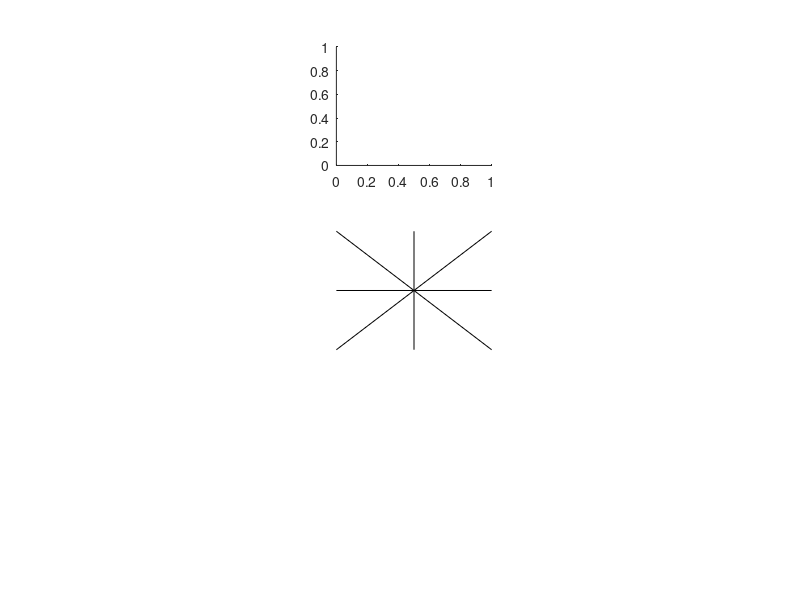

Source code (MATLAB): (Note: this script raises an error after producing the figure.)
%plot middle angle directions
subplot(3,3,5);
hold on;
plot([0 2],[1 1],'k',[1 1],[0 2],'k',[0 2],[0 2],'k',[0 2],[2 0],'k')
xlim([0 2])
ylim([0 2])
set(gca,'visible','off');

%plot k = 0
subplot(3,3,2);
histogram(spike_counts_per_angle{1},'Normalization','probability');
spike_counts = spike_counts_per_angle{1};
spike_counts_normalized = spike_counts/sum(spike_counts);
lambda = poissfit(spike_counts);
x = 1:100;
y = poisspdf(x,lambda);
hold on;
plot(x,y);
ylabel('Normalized Distribution')
xlabel('Spike Counts')
title('Angle = 0');
xlim([0 100])
ylim([0 0.2])

%plot k = 1
subplot(3,3,3);
histogram(spike_counts_per_angle{2},'Normalization','probability');
spike_counts = spike_counts_per_angle{2};
spike_counts_normalized = spike_counts/sum(spike_counts);
lambda = poissfit(spike_counts);
x = 1:100;
y = poisspdf(x,lambda);
hold on;
plot(x,y);
ylabel('Normalized Distribution')
xlabel('Spike Counts')
title('Angle = pi/4');
xlim([0 100])
ylim([0 0.2])

%plot k = 2
subplot(3,3,6);
histogram(spike_counts_per_angle{3},'Normalization','probability');
spike_counts = spike_counts_per_angle{3};
spike_counts_normalized = spike_counts/sum(spike_counts);
lambda = poissfit(spike_counts);
x = 1:100;
y = poisspdf(x,lambda);
hold on;
plot(x,y);
ylabel('Normalized Distribution')
xlabel('Spike Counts')
title('Angle = pi/2');
xlim([0 100])
ylim([0 0.2])

%plot k = 3
subplot(3,3,9);
histogram(spike_counts_per_angle{4},'Normalization','probability');
spike_counts = spike_counts_per_angle{4};
spike_counts_normalized = spike_counts/sum(spike_counts);
lambda = poissfit(spike_counts);
x = 1:100;
y = poisspdf(x,lambda);
hold on;
plot(x,y);
ylabel('Normalized Distribution')
xlabel('Spike Counts')
title('Angle = 3pi/4');
xlim([0 100])
ylim([0 0.2])

%plot k = 4
subplot(3,3,8);
histogram(spike_counts_per_angle{5},'Normalization','probability');
spike_counts = spike_counts_per_angle{5};
spike_counts_normalized = spike_counts/sum(spike_counts);
lambda = poissfit(spike_counts);
x = 1:100;
y = poisspdf(x,lambda);
hold on;
plot(x,y);
ylabel('Normalized Distribution')
xlabel('Spike Counts')
title('Angle = pi');
xlim([0 100])
ylim([0 0.2])

%plot k = 5
subplot(3,3,7);
histogram(spike_counts_per_angle{6},'Normalization','probability');
spike_counts = spike_counts_per_angle{6};
spike_counts_normalized = spike_counts/sum(spike_counts);
lambda = poissfit(spike_counts);
x = 1:100;
y = poisspdf(x,lambda);
hold on;
plot(x,y);
ylabel('Normalized Distribution')
xlabel('Spike Counts')
title('Angle = 5pi/4');
xlim([0 100])
ylim([0 0.2])

%plot k = 6
subplot(3,3,4);
histogram(spike_counts_per_angle{7},'Normalization','probability');
spike_counts = spike_counts_per_angle{7};
spike_counts_normalized = spike_counts/sum(spike_counts);
lambda = poissfit(spike_counts);
x = 1:100;
y = poisspdf(x,lambda);
hold on;
plot(x,y);
ylabel('Normalized Distribution')
xlabel('Spike Counts')
title('Angle = 3pi/2');
xlim([0 100])
ylim([0 0.2])

%plot k = 7
subplot(3,3,1);
histogram(spike_counts_per_angle{8},'Normalization','probability');
spike_counts = spike_counts_per_angle{8};
spike_counts_normalized = spike_counts/sum(spike_counts);
lambda = poissfit(spike_counts);
x = 1:100;
y = poisspdf(x,lambda);
hold on;
plot(x,y);
xlabel('Spike Counts')
ylabel('Normalized Distribution')
title('Angle = 7pi/4');
xlim([0 100])
ylim([0 0.2])

